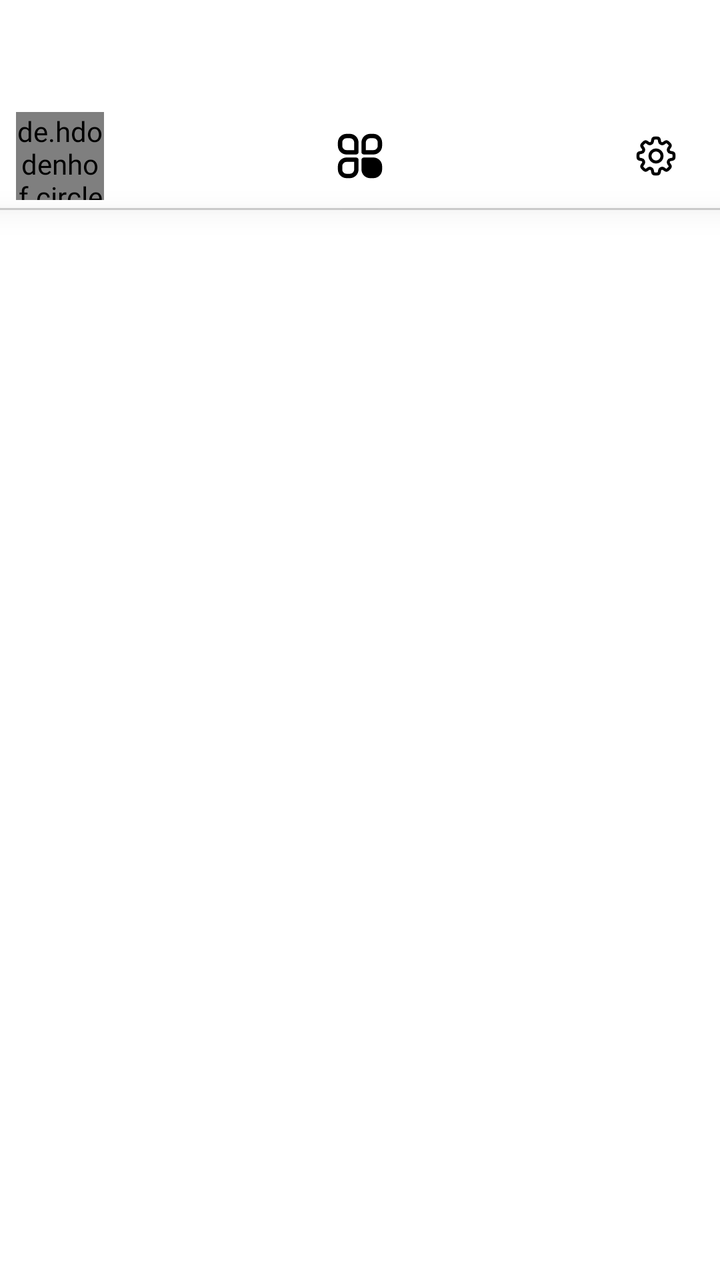
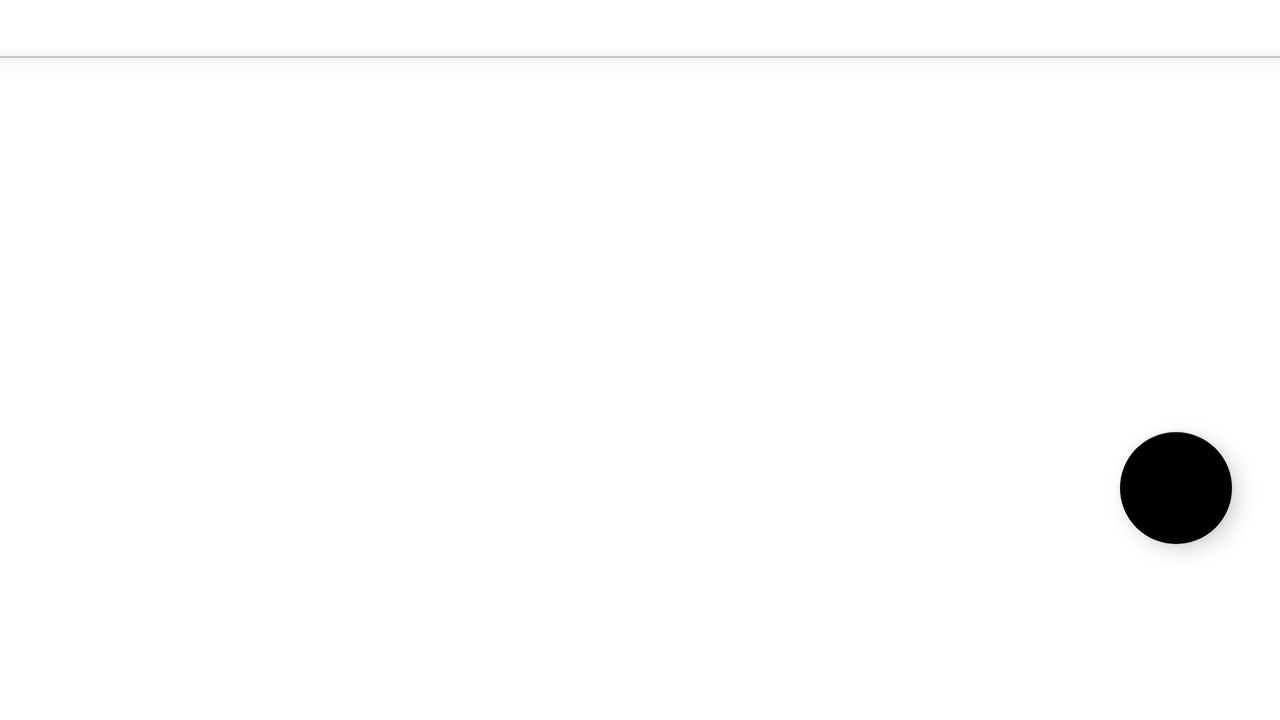

An Android layout and its configuration variant, each rendered on a device that would load it. The default file and the variant file are quoted in full after the pictures.
<!-- AndroidManifest.xml: application theme Theme.universe -->
<!-- res/layout/fragment_post.xml -->
<?xml version="1.0" encoding="utf-8"?>
<androidx.drawerlayout.widget.DrawerLayout xmlns:android="http://schemas.android.com/apk/res/android"
    xmlns:app="http://schemas.android.com/apk/res-auto"
    xmlns:tools="http://schemas.android.com/tools"
    android:id="@+id/drawerLayout"
    android:layout_width="match_parent"
    android:layout_height="match_parent"
    tools:context=".ui.post.PostFragment">

    
    <androidx.constraintlayout.widget.ConstraintLayout
        android:layout_width="match_parent"
        android:layout_height="match_parent"
        android:layout_marginTop="?attr/actionBarSize"
        android:layout_marginBottom="?attr/actionBarSize">

        <androidx.constraintlayout.widget.ConstraintLayout
            android:id="@+id/QnAHeader"
            android:layout_width="match_parent"
            android:layout_height="wrap_content"
            android:elevation="8dp"
            app:layout_constraintEnd_toEndOf="parent"
            app:layout_constraintStart_toStartOf="parent"
            app:layout_constraintTop_toTopOf="parent">

            <com.airbnb.lottie.LottieAnimationView
                android:id="@+id/profileImageLoader"
                android:layout_width="0dp"
                android:layout_height="0dp"
                android:layout_centerInParent="true"
                android:visibility="invisible"
                app:layout_constraintBottom_toBottomOf="@+id/UserImagePostTopBar"
                app:layout_constraintEnd_toEndOf="@+id/UserImagePostTopBar"
                app:layout_constraintStart_toStartOf="@id/UserImagePostTopBar"
                app:layout_constraintTop_toTopOf="@id/UserImagePostTopBar"
                app:lottie_autoPlay="true"
                app:lottie_loop="true"
                app:lottie_rawRes="@raw/loader" />

            <de.hdodenhof.circleimageview.CircleImageView
                android:id="@+id/UserImagePostTopBar"
                android:layout_width="44dp"
                android:layout_height="44dp"
                android:layout_gravity="start"
                android:src="@drawable/avatar"
                app:civ_border_width="1dp"
                android:layout_marginStart="8dp"
                app:civ_border_color="@color/gray_hint_light"
                app:layout_constraintBottom_toBottomOf="parent"
                app:layout_constraintStart_toStartOf="parent"
                app:layout_constraintTop_toTopOf="parent" />

            <ImageView
                style="@style/TextAppearance.Nexa.Bold"
                android:layout_width="wrap_content"
                android:layout_height="wrap_content"
                android:src="@drawable/ciagou"
                app:layout_constraintBottom_toBottomOf="parent"
                app:layout_constraintEnd_toEndOf="parent"
                app:layout_constraintStart_toStartOf="parent"
                app:layout_constraintTop_toTopOf="parent"
                app:tint="@color/adaptive_black" />

            <ImageView
                android:id="@+id/PostSettings"
                android:layout_width="wrap_content"
                android:layout_height="wrap_content"
                android:contentDescription="@string/menu"
                android:src="@drawable/settings"
                android:layout_marginEnd="4dp"
                android:paddingStart="16dp"
                android:paddingEnd="16dp"
                android:paddingTop="8dp"
                android:paddingBottom="8dp"
                app:layout_constraintBottom_toBottomOf="parent"
                app:tint="@color/adaptive_black"
                app:layout_constraintEnd_toEndOf="parent"
                app:layout_constraintTop_toTopOf="parent" />

        </androidx.constraintlayout.widget.ConstraintLayout>

        <View
            android:id="@+id/dividerTopQna"
            android:layout_width="match_parent"
            android:layout_height="1dp"
            android:layout_marginTop="4dp"
            android:elevation="8dp"
            android:background="#63808080"
            app:layout_constraintTop_toBottomOf="@+id/QnAHeader"
            app:layout_constraintStart_toStartOf="parent"
            app:layout_constraintEnd_toEndOf="parent" />


        <androidx.recyclerview.widget.RecyclerView
            android:id="@+id/recyclerViewPost"
            android:layout_width="0dp"
            android:layout_height="0dp"
            android:paddingBottom="100dp"
            android:clipToPadding="false"
            app:layout_constraintTop_toBottomOf="@id/dividerTopQna"
            app:layout_constraintBottom_toBottomOf="parent"
            app:layout_constraintStart_toStartOf="parent"
            app:layout_constraintEnd_toEndOf="parent"
            tools:listitem="@layout/item_post" />

    </androidx.constraintlayout.widget.ConstraintLayout>

    
    <com.google.android.material.navigation.NavigationView
        android:id="@+id/navigationView"
        android:layout_width="wrap_content"
        android:layout_height="match_parent"
        android:layout_gravity="start"
        android:background="@color/bkg"
        app:headerLayout="@layout/nav_header"
        app:menu="@menu/drawer_menu" />

</androidx.drawerlayout.widget.DrawerLayout>
<!-- res/layout/nav_header.xml (included above) -->
<?xml version="1.0" encoding="utf-8"?>
<androidx.constraintlayout.widget.ConstraintLayout xmlns:android="http://schemas.android.com/apk/res/android"
    xmlns:app="http://schemas.android.com/apk/res-auto"
    android:layout_width="match_parent"
    android:layout_height="wrap_content"
    android:paddingTop="?attr/actionBarSize"
    android:background="@color/bkg">

    <androidx.constraintlayout.widget.ConstraintLayout
        android:layout_width="match_parent"
        android:layout_height="match_parent"
        app:layout_constraintBottom_toBottomOf="parent"
        app:layout_constraintEnd_toEndOf="parent"
        android:paddingBottom="16dp"
        android:paddingTop="?attr/actionBarSize"
        app:layout_constraintStart_toStartOf="parent"
        app:layout_constraintTop_toTopOf="parent">


        <com.airbnb.lottie.LottieAnimationView
            android:id="@+id/navImageLoader"
            android:layout_width="0dp"
            android:layout_height="0dp"
            android:layout_centerInParent="true"
            android:visibility="invisible"
            app:layout_constraintBottom_toBottomOf="@+id/nav_header_image"
            app:layout_constraintEnd_toEndOf="@+id/nav_header_image"
            app:layout_constraintStart_toStartOf="@id/nav_header_image"
            app:layout_constraintTop_toTopOf="@id/nav_header_image"
            app:lottie_autoPlay="true"
            app:lottie_loop="true"
            app:lottie_rawRes="@raw/loader" />

    <de.hdodenhof.circleimageview.CircleImageView
        android:id="@+id/nav_header_image"
        android:layout_width="100dp"
        android:layout_height="100dp"
        android:layout_marginStart="16dp"
        android:layout_marginTop="16dp"
        android:src="@drawable/avatar"
        app:civ_border_color="@color/adaptive_black"
        app:civ_border_width="2dp"
        app:layout_constraintStart_toStartOf="parent"
        app:layout_constraintTop_toTopOf="parent" />

    <TextView
        android:id="@+id/nav_header_username"
        android:layout_width="wrap_content"
        android:layout_height="wrap_content"
        android:layout_marginStart="16dp"
        android:layout_marginTop="8dp"
        android:text="@string/dummy_name"
        android:textColor="@color/adaptive_black"
        android:textSize="18sp"
        app:layout_constraintStart_toStartOf="parent"
        app:layout_constraintTop_toBottomOf="@id/nav_header_image" />

    <TextView
        android:id="@+id/nav_header_email"
        android:layout_width="wrap_content"
        android:layout_height="wrap_content"
        android:layout_marginStart="16dp"
        android:layout_marginTop="4dp"
        android:text="@string/user_name"
        android:textColor="@color/gray_hint"
        android:textSize="14sp"
        app:layout_constraintStart_toStartOf="parent"
        app:layout_constraintTop_toBottomOf="@id/nav_header_username" />



    </androidx.constraintlayout.widget.ConstraintLayout>

    <View
        android:id="@+id/dividerTopHome"
        android:layout_width="match_parent"
        android:layout_height="1dp"
        android:layout_marginTop="4dp"
        android:background="#63808080"
        app:layout_constraintBottom_toBottomOf="parent"
        app:layout_constraintStart_toStartOf="parent"
        app:layout_constraintEnd_toEndOf="parent" />

</androidx.constraintlayout.widget.ConstraintLayout>
<!-- resources referenced by this layout -->
<resources>
  <color name="adaptive_black">#000000</color>
  <color name="bkg">#FFFFFF</color>
  <color name="gray_hint">#808080</color>
  <color name="gray_hint_light">#B1B1B1</color>
  <!-- drawable avatar: vector/xml drawable (drawable, 4267 chars, omitted) -->
  <!-- drawable ciagou (drawable) -->
  <vector xmlns:android="http://schemas.android.com/apk/res/android" android:height="24dp" android:viewportHeight="256" android:viewportWidth="256" android:width="24dp">
  
      <path android:fillColor="#000000" android:pathData="M199.6,136h-50.1c-1.6,0 -3.1,0.3 -4.5,0.9c-5.3,1.1 -9.2,5.8 -9.2,11.4v51.5c0,25.6 20.8,46.4 46.4,46.4h17.4c25.6,0 46.4,-20.8 46.4,-46.4v-17.4C246,156.8 225.2,136 199.6,136L199.6,136zM111,136.9c-1.4,-0.6 -2.9,-0.9 -4.5,-0.9H56.4C30.8,136 10,156.8 10,182.4v17.4c0,25.6 20.8,46.4 46.4,46.4h17.4c25.6,0 46.4,-20.8 46.4,-46.4v-51.5C120.2,142.7 116.3,138 111,136.9L111,136.9zM96.8,199.8c0,12.7 -10.3,23 -23,23H56.4c-12.7,0 -23,-10.3 -23,-23v-17.4c0,-12.7 10.3,-23 23,-23h40.4V199.8L96.8,199.8L96.8,199.8zM56.4,120h50.1c1.6,0 3.1,-0.3 4.5,-0.9c5.3,-1.1 9.2,-5.8 9.2,-11.4V56.2c0,-25.6 -20.8,-46.4 -46.4,-46.4H56.4C30.8,9.8 10,30.6 10,56.2v17.4C10,99.2 30.8,120 56.4,120L56.4,120zM33.4,56.2c0,-12.7 10.3,-23 23,-23h17.4c12.7,0 23,10.3 23,23v40.4H56.4c-12.7,0 -23,-10.3 -23,-23V56.2L33.4,56.2zM199.6,9.8h-17.4c-25.6,0 -46.4,20.8 -46.4,46.4v51.5c0,5.6 3.9,10.3 9.2,11.4c1.4,0.6 2.9,0.9 4.5,0.9h50.1c25.6,0 46.4,-20.8 46.4,-46.4V56.2C246,30.6 225.2,9.8 199.6,9.8L199.6,9.8zM222.6,73.6c0,12.7 -10.3,23 -23,23h-40.4V56.2c0,-12.7 10.3,-23 23,-23h17.4c12.7,0 23,10.3 23,23V73.6L222.6,73.6z"/>
  
  </vector>
  <!-- drawable settings: vector/xml drawable (drawable, 2084 chars, omitted) -->
  <string name="dummy_name">Student</string>
  <string name="menu">menu</string>
  <string name="user_name">User_Name</string>
  <style name="TextAppearance.Nexa.Bold" parent="TextAppearance.AppCompat">
          <item name="android:fontFamily">@font/helvetica_bold</item>
          <item name="android:textStyle">bold</item>
      </style>
  <style name="Theme.universe" parent="Theme.MaterialComponents.DayNight.NoActionBar">
          
          <item name="colorPrimary">@color/black</item>
          <item name="colorPrimaryVariant">@color/black</item>
          <item name="colorOnPrimary">@color/white</item>
          
          <item name="colorSecondary">@color/white</item>
          <item name="colorSecondaryVariant">@color/white</item>
          <item name="colorOnSecondary">@color/black</item>
          
          <item name="android:statusBarColor">?attr/colorPrimaryVariant</item>
  
          
          <item name="fontFamily">@font/helvetica_regular</item>
          <item name="android:fontFamily">@font/helvetica_regular</item>
          <item name="android:buttonStyle">@style/Widget.MaterialComponents.Button</item>
      </style>
  <color name="black">#FF000000</color>
  <color name="white">#FFFFFF</color>
</resources>
<!-- res/layout-land/fragment_post.xml (the repository's variant of the layout above) -->
<!-- drawn on the phone turned sideways -->
<?xml version="1.0" encoding="utf-8"?>
<androidx.constraintlayout.widget.ConstraintLayout xmlns:android="http://schemas.android.com/apk/res/android"
    xmlns:app="http://schemas.android.com/apk/res-auto"
    xmlns:tools="http://schemas.android.com/tools"
    android:id="@+id/QnaFragment"
    android:layout_width="match_parent"
    android:layout_height="match_parent"
    android:background="@color/bkg"
    android:layout_marginTop="24dp"
    android:layout_marginBottom="?attr/actionBarSize"
    tools:context=".ui.post.PostFragment">

    <androidx.constraintlayout.widget.ConstraintLayout
        android:id="@+id/QnAHeader"
        android:layout_width="match_parent"
        android:layout_height="wrap_content"
        android:elevation="8dp"
        android:visibility="gone"
        app:layout_constraintEnd_toEndOf="parent"
        app:layout_constraintStart_toStartOf="parent"
        app:layout_constraintTop_toTopOf="parent">


    </androidx.constraintlayout.widget.ConstraintLayout>

    <View
        android:id="@+id/dividerTopQna"
        android:layout_width="match_parent"
        android:layout_height="1dp"
        android:layout_marginTop="4dp"
        android:elevation="8dp"
        android:background="#63808080"
        app:layout_constraintTop_toBottomOf="@+id/QnAHeader"
        app:layout_constraintStart_toStartOf="parent"
        app:layout_constraintEnd_toEndOf="parent" />

    <com.google.android.material.floatingactionbutton.FloatingActionButton
        android:id="@+id/fabPost"
        android:layout_width="wrap_content"
        android:layout_height="wrap_content"
        android:layout_marginBottom="32dp"
        android:contentDescription="@string/fabpost"
        android:layout_marginEnd="24dp"
        android:src="@drawable/plus"
        app:backgroundTint="@color/adaptive_black"
        app:layout_constraintBottom_toBottomOf="parent"
        app:layout_constraintEnd_toEndOf="parent" />


    <androidx.recyclerview.widget.RecyclerView
        android:id="@+id/recyclerViewPost"
        android:layout_width="0dp"
        android:layout_height="0dp"
        android:paddingBottom="100dp"
        android:clipToPadding="false"
        app:layout_constraintTop_toBottomOf="@id/dividerTopQna"
        app:layout_constraintBottom_toBottomOf="parent"
        app:layout_constraintStart_toStartOf="parent"
        app:layout_constraintEnd_toEndOf="parent"
        tools:listitem="@layout/item_qna" />


</androidx.constraintlayout.widget.ConstraintLayout>
<!-- resources referenced by the variant -->
<!-- as the phone turned sideways resolves them -->
<resources>
  <color name="adaptive_black">#000000</color>
  <color name="bkg">#FFFFFF</color>
  <!-- drawable plus (drawable) -->
  <vector xmlns:android="http://schemas.android.com/apk/res/android"
      android:width="24dp"
      android:height="24dp"
      android:viewportWidth="24"
      android:viewportHeight="24">
    <path
        android:pathData="M12,4.5v15m7.5,-7.5h-15"
        android:strokeLineJoin="round"
        android:strokeWidth="2"
        android:fillColor="#00000000"
        android:strokeColor="@color/adaptive_black"
        android:strokeLineCap="round"/>
  </vector>
  <string name="fabpost">FabPost</string>
  <style name="Theme.universe" parent="Theme.MaterialComponents.DayNight.NoActionBar">
          
          <item name="colorPrimary">@color/black</item>
          <item name="colorPrimaryVariant">@color/black</item>
          <item name="colorOnPrimary">@color/white</item>
          
          <item name="colorSecondary">@color/white</item>
          <item name="colorSecondaryVariant">@color/white</item>
          <item name="colorOnSecondary">@color/black</item>
          
          <item name="android:statusBarColor">?attr/colorPrimaryVariant</item>
  
          
          <item name="fontFamily">@font/helvetica_regular</item>
          <item name="android:fontFamily">@font/helvetica_regular</item>
          <item name="android:buttonStyle">@style/Widget.MaterialComponents.Button</item>
      </style>
  <color name="black">#FF000000</color>
  <color name="white">#FFFFFF</color>
</resources>
